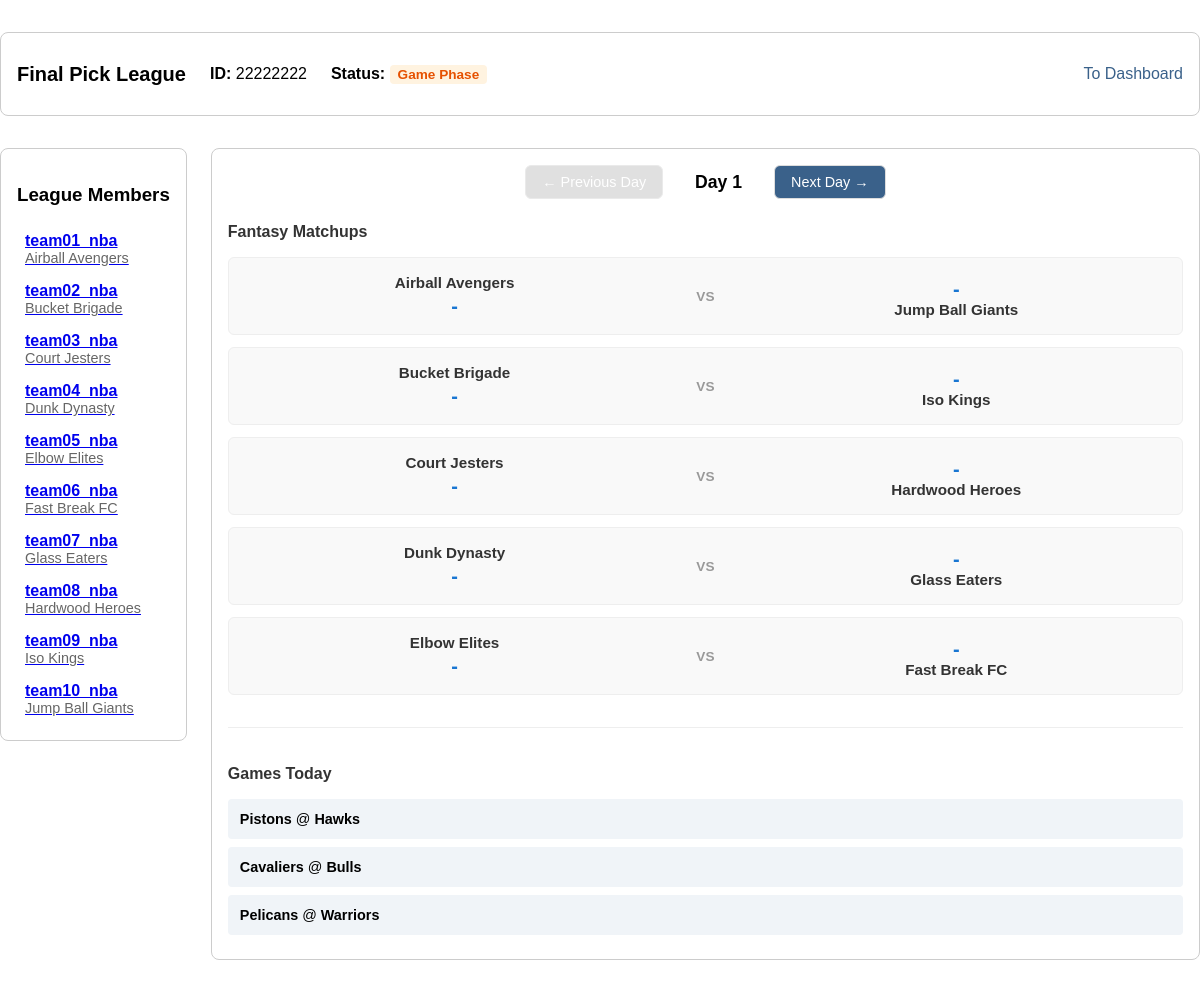
/league/22222222, run on the app's committed database.
### tables this page shows
CREATE TABLE PlayerLeague (
    LID INTEGER PRIMARY KEY,
    draftType TEXT,
    leagueName TEXT,
    ownerAccount INTEGER,
    status TEXT DEFAULT 'initial', current_day INTEGER DEFAULT 1, -- 'initial', 'draft', 'final'
    FOREIGN KEY (ownerAccount) REFERENCES PlayerAccount(accountID)
);

CREATE TABLE PlayerTeam (
    teamID INTEGER PRIMARY KEY,
    LID INTEGER,
    accountID INTEGER,
    teamName TEXT,
    FOREIGN KEY (LID) REFERENCES PlayerLeague(LID),
    FOREIGN KEY (accountID) REFERENCES PlayerAccount(accountID)
);

CREATE TABLE PlayerAccount (
    accountID INTEGER PRIMARY KEY,
    username TEXT UNIQUE,
    email TEXT UNIQUE,
    password TEXT
);

CREATE TABLE PlayerSchedule (
    matchupID INTEGER,
    LID INTEGER,
    week INTEGER,
    T1 INTEGER,
    T2 INTEGER,
    PRIMARY KEY (LID, matchupID),
    FOREIGN KEY (LID) REFERENCES PlayerLeague(LID),
    FOREIGN KEY (T1) REFERENCES PlayerTeam(teamID),
    FOREIGN KEY (T2) REFERENCES PlayerTeam(teamID)
);

CREATE TABLE NBATeam (
    TID INTEGER PRIMARY KEY,
    city TEXT,
    teamname TEXT,
    conference TEXT
);

### app.py (the view, shortened to what this page needs)
@app.route("/league/<int:league_id>")
def league(league_id):
    conn = sqlite3.connect(DB_FILE)
    conn.row_factory = sqlite3.Row
    cursor = conn.cursor()
    cursor.execute(
        """SELECT LID as id, leagueName, status, ownerAccount, draftType, current_day
            FROM PlayerLeague
            WHERE LID = ?""",
        (league_id,)
        )
    league_data = cursor.fetchone()
    cursor.execute(
        """SELECT pt.teamID, pt.teamName as team_name, pa.username as name
            FROM PlayerTeam pt
            JOIN PlayerAccount pa on pt.accountID = pa.accountID
            WHERE pt.LID = ?""",
        (league_id,)
        )
    members = cursor.fetchall()
    current_turn_team_id = None
    if league_data and league_data['status'] == 'started':
        current_turn_team_id = get_current_draft_turn(cursor, league_id)
        if current_turn_team_id is None and league_data['status'] != 'final':
            conn.commit() # Status was updated to final inside get_current_draft_turn
    games = []
    nba_games = []
    current_day = None
    viewed_day = None
    max_day = None
    if league_data and league_data['status'] == 'game':
        current_day = league_data['current_day']
        viewed_day = request.args.get('day', current_day, type=int)
        cursor.execute(
            "SELECT MAX(week) FROM PlayerSchedule WHERE LID = ?",
            (league_id,)
        )
        result = cursor.fetchone()
        max_day = result[0] if result[0] else current_day
        viewed_day = max(1, min(viewed_day, max_day))
        cursor.execute(
            """SELECT ps.matchupID, ps.week, ps.T1, ps.T2,
                      pt1.teamName as team1_name, pt2.teamName as team2_name,
                      pg1.Score as team1_score, pg2.Score as team2_score
               FROM PlayerSchedule ps
               LEFT JOIN PlayerTeam pt1 ON ps.T1 = pt1.teamID
               LEFT JOIN PlayerTeam pt2 ON ps.T2 = pt2.teamID
               LEFT JOIN PlayerGame pg1 ON ps.LID = pg1.LID AND ps.matchupID = pg1.matchupID AND ps.T1 = pg1.teamID
               LEFT JOIN PlayerGame pg2 ON ps.LID = pg2.LID AND ps.matchupID = pg2.matchupID AND ps.T2 = pg2.teamID
               WHERE ps.LID = ? AND ps.week = ?
               ORDER BY ps.matchupID""",
            (league_id, viewed_day)
        )
        games = cursor.fetchall()
        cursor.execute("SELECT MIN(date) FROM NBASchedule")
        first_nba_date_result = cursor.fetchone()
        nba_games = []
        if first_nba_date_result and first_nba_date_result[0]:
            from datetime import datetime, timedelta
            date_str = first_nba_date_result[0].split()[0] if ' ' in first_nba_date_result[0] else first_nba_date_result[0]
            first_nba_date = datetime.strptime(date_str, '%Y-%m-%d')
            nba_date = first_nba_date + timedelta(days=viewed_day - 1)
            nba_date_str = nba_date.strftime('%Y-%m-%d')
            cursor.execute(
                """SELECT nt1.teamname as home_team, nt2.teamname as away_team
                   FROM NBASchedule ns
                   LEFT JOIN NBATeam nt1 ON ns.home = nt1.TID
                   LEFT JOIN NBATeam nt2 ON ns.away = nt2.TID
                   WHERE date(ns.date) = ?
                   ORDER BY ns.GID""",
                (nba_date_str,)
            )
            nba_games = cursor.fetchall()
    search = request.args.get('search', '')
    positions = request.args.getlist('position')
    query = "SELECT * FROM NBAPlayer WHERE playerName Like ?"
    search_parameter = '%' + search + '%'
    params = [search_parameter]
    query += "ORDER BY prevPlayerScore DESC"
    cursor.execute(query, params)
    player_list = cursor.fetchall()[:10]
    conn.close()
    if league_data is None:
        return redirect(url_for('dashboard'))
    return render_template("league.html", league=league_data, members=members,
                           player_list=player_list, current_turn=current_turn_team_id, games=games,
                           current_day=current_day, viewed_day=viewed_day, max_day=max_day, nba_games=nba_games)

### templates/league.html (shortened to what this page needs)
<!DOCTYPE html>
<html lang="en">
<head>
    <link rel="stylesheet" href="{{ url_for('static', filename='style.css') }}">
</head>
<body>
    <div class="league-container">
        <div class="league-header">
            <div class="league-info-group">
                <h1>{{ league.leagueName }}</h1>
                <p class="league-id"><strong>ID:</strong> {{ league.id }}</p>
                <div class="status">
                    <strong>Status:</strong>
                    {% if league.status == 'initial' %}
                        <span class="status-badge status-initial">Initial</span>
                    {% elif league.status == 'started' %}
                        <span class="status-badge status-draft">In Draft</span>
                    {% else %}
                        <span class="status-badge status-game">Game Phase</span>
                    {% endif %}
                </div>
            </div>
            <div class="header-things">
                <a href="{{ url_for('dashboard') }}" class="dashboard-link">To Dashboard</a>
            </div>
        </div>
        <div class="league-main-content">
            <div class="members-bar">
                <h3>League Members</h3>
                <div class="member-list">
                    {% for member in members %}
                        <a  href = {{url_for('view_team', league_id=league.id, team_id=member.teamID)}}>
                        <div class="member-item {% if current_turn and member.teamID == current_turn %}current-turn{% endif %}">
                            <span><strong>{{ member.name }}</strong></span>
                            <span class="member-team">{{ member.team_name }}</span>
                        </div>
                        </a>
                    {% endfor %}
                </div>
            </div>
            {% if league.status == 'game' %}
                <div class="games-section">
                    <div class="games-header">
                        <div class="day-navigation">
                            {% if viewed_day > 1 %}
                                <a href="{{ url_for('league', league_id=league.id, day=viewed_day-1) }}" class="nav-btn prev-btn">← Previous Day</a>
                            {% else %}
                                <button class="nav-btn prev-btn" disabled>← Previous Day</button>
                            {% endif %}
                            <h3>Day {{ viewed_day }}</h3>
                            {% if viewed_day < max_day %}
                                <a href="{{ url_for('league', league_id=league.id, day=viewed_day+1) }}" class="nav-btn next-btn">Next Day →</a>
                            {% else %}
                                <button class="nav-btn next-btn" disabled>Next Day →</button>
                            {% endif %}
                        </div>
                    </div>
                    {% if games %}
                        <div class="games-list">
                            <h4 style="margin-bottom: 1rem; color: #333;">Fantasy Matchups</h4>
                            {% for game in games %}
                                <div class="game-matchup">
                                    <div class="team1">
                                        <span class="team-name">{{ game.team1_name }}</span>
                                        <span class="team-score">{{ game.team1_score or '-' }}</span>
                                    </div>
                                    <div class="vs">VS</div>
                                    <div class="team2">
                                        <span class="team-score">{{ game.team2_score or '-' }}</span>
                                        <span class="team-name">{{ game.team2_name }}</span>
                                    </div>
                                </div>
                            {% endfor %}
                        </div>
                    {% else %}
                        <p style="text-align: center; color: #999; padding: 2rem;">No games scheduled for this day.</p>
                    {% endif %}
                    {% if nba_games %}
                        <div style="margin-top: 2rem; padding-top: 1rem; border-top: 1px solid #eee;">
                            <h4 style="margin-bottom: 1rem; color: #333;">Games Today</h4>
                            <div class="nba-games-list">
                                {% for nba_game in nba_games %}
                                    <div style="background: #f0f4f8; padding: 0.75rem; border-radius: 4px; margin-bottom: 0.5rem; font-size: 0.9rem;">
                                        <strong>{{ nba_game.away_team }}</strong> @ <strong>{{ nba_game.home_team }}</strong>
                                    </div>
                                {% endfor %}
                            </div>
                        </div>
                    {% endif %}
                </div>
            {% endif %}
        </div>
    </div>
</body>
</html>

### static/style.css (style rules this page uses)
body { font-family: sans-serif; display: flex; align-items: center; justify-content: center; min-height: 100vh; margin: 0; }
button:disabled { background-color: #ccc; cursor: not-allowed; }
button { width: 100%; padding: 0.5rem; color: white; border: none; border-radius: 8px; }
.league-container { padding-top: 2rem; padding-bottom: 2rem; width: 100%; max-width: 1200px; margin: 0 auto; }
.league-header { display: flex; justify-content: space-between; align-items: center; background: white; padding: 1rem; border-radius: 8px; margin-bottom: 2rem; border: 1px solid #ccc; }
.league-header h1 { margin: 0; font-size: 1.25rem; }
.league-info-group { display: flex; gap: 1.5rem; align-items: center; }
.league-main-content { display: flex; gap: 1.5rem; align-items: flex-start; }
.members-bar, .player-search-section { background: white; padding: 1rem; border-radius: 8px; border: 1px solid #ccc; }
.status-badge { padding: 2px 8px; border-radius: 4px; font-size: 0.85rem; font-weight: bold; }
.status-game { background-color: #fff3e0; color: #e65100; }
.dashboard-link { color: #3a618a; text-decoration: none; margin-left: 1rem; }
.member-list { margin-top: 1rem; }
.member-item { padding: 0.5rem; display: flex; flex-direction: column; }
.member-team { color: #666; font-size: 0.9rem; }
.games-section { flex: 1; width: 100%; box-sizing: border-box; background: white; padding: 1rem; border-radius: 8px; border: 1px solid #ccc; }
.games-section h3 { margin-top: 0; }
.game-matchup { display: flex; align-items: center; justify-content: space-between; background: #f9f9f9; padding: 1rem; border-radius: 6px; margin-bottom: 0.75rem; border: 1px solid #eee; }
.team1, .team2 { display: flex; flex-direction: column; align-items: center; flex: 1; }
.team1 { text-align: right; padding-right: 1rem; }
.team2 { text-align: left; padding-left: 1rem; }
.team-name { font-weight: bold; font-size: 0.95rem; color: #333; }
.team-score { font-size: 1.25rem; font-weight: bold; color: #1976d2; margin-top: 0.25rem; }
.vs { margin: 0 1rem; color: #999; font-weight: bold; font-size: 0.85rem; }
.games-header { display: flex; justify-content: space-between; align-items: center; margin-bottom: 1.5rem; flex-wrap: wrap; gap: 1rem; }
.day-navigation { display: flex; gap: 1rem; align-items: center; justify-content: center; flex: 1; min-width: 300px; }
.day-navigation h3 { margin: 0; padding: 0 1rem; font-size: 1.1rem; white-space: nowrap; }
.nav-btn { padding: 0.5rem 1rem; border-radius: 6px; border: 1px solid #ddd; background-color: #3a618a; color: white; text-decoration: none; cursor: pointer; font-size: 0.9rem; font-weight: 500; transition: background-color 0.2s, opacity 0.2s; display: inline-block; width: auto; }
.nav-btn:disabled { background-color: #ccc; cursor: not-allowed; opacity: 0.6; width: auto; }

### data on the page
PlayerLeague: leagueName "Final Pick League", id "22222222"
PlayerTeam: name "team01_nba", team_name "Airball Avengers"
PlayerTeam: name "team02_nba", team_name "Bucket Brigade"
PlayerTeam: name "team03_nba", team_name "Court Jesters"
PlayerTeam: name "team04_nba", team_name "Dunk Dynasty"
PlayerTeam: name "team05_nba", team_name "Elbow Elites"
PlayerTeam: name "team06_nba", team_name "Fast Break FC"
PlayerTeam: name "team07_nba", team_name "Glass Eaters"
PlayerTeam: name "team08_nba", team_name "Hardwood Heroes"
PlayerTeam: name "team09_nba", team_name "Iso Kings"
PlayerTeam: name "team10_nba", team_name "Jump Ball Giants"
PlayerSchedule: team1_name "Airball Avengers", team1_score "-", team2_score "-", team2_name "Jump Ball Giants"
PlayerSchedule: team1_name "Bucket Brigade", team1_score "-", team2_score "-", team2_name "Iso Kings"
PlayerSchedule: team1_name "Court Jesters", team1_score "-", team2_score "-", team2_name "Hardwood Heroes"
PlayerSchedule: team1_name "Dunk Dynasty", team1_score "-", team2_score "-", team2_name "Glass Eaters"
PlayerSchedule: team1_name "Elbow Elites", team1_score "-", team2_score "-", team2_name "Fast Break FC"
NBATeam: away_team "Pistons", home_team "Hawks"
NBATeam: away_team "Cavaliers", home_team "Bulls"
NBATeam: away_team "Pelicans", home_team "Warriors"

### other printed values
{{ viewed_day }} "1"
